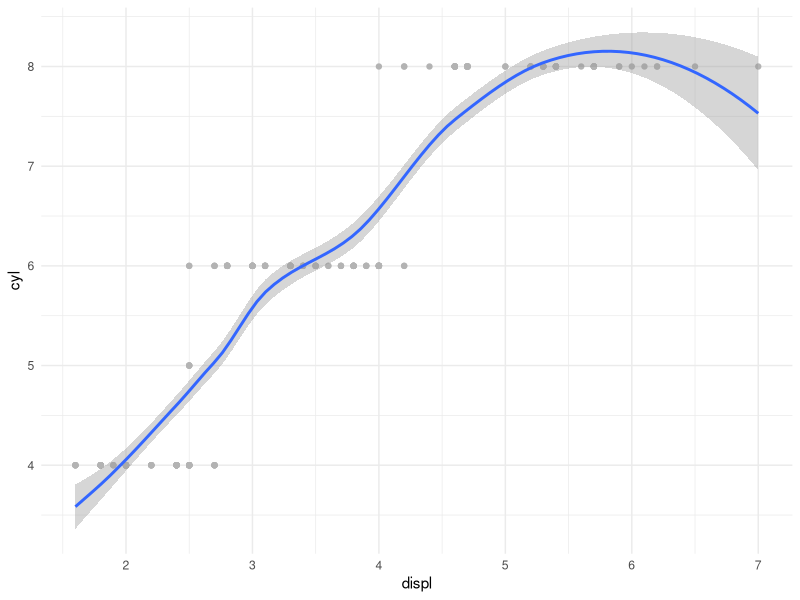

Write R code to recreate this figure.
## ---- chunk 1
knitr::opts_chunk$set(echo = FALSE, fig.height = 7) #this standardizes the height of everything in this post
## ---- chunk 2

library(ggplot2)
ggplot(mpg, aes(displ, cyl)) +
  geom_point(color = "gray70") +
  geom_smooth() +
  theme_minimal()

